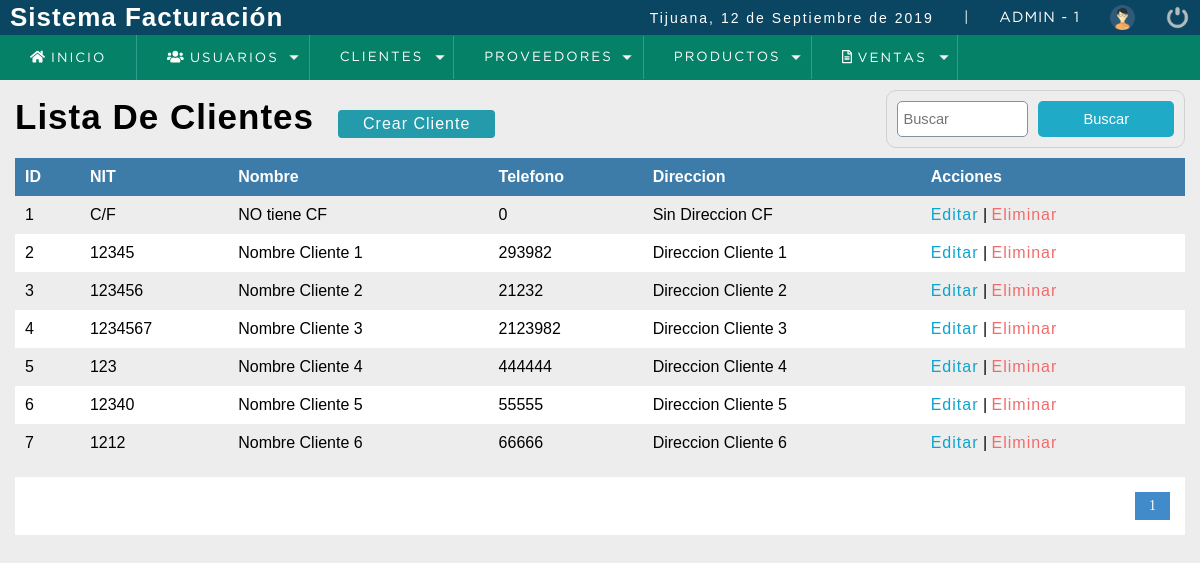
The page /sistema/lista_clientes.php (signed in) on the database its author committed.
### tables this page shows
CREATE TABLE `cliente` (
  `idcliente` int(11) NOT NULL,
  `nit` int(11) DEFAULT NULL,
  `nombre` varchar(80) DEFAULT NULL,
  `telefono` int(11) DEFAULT NULL,
  `direccion` text DEFAULT NULL,
   `dateadd` datetime NOT NULL  DEFAULT CURRENT_TIMESTAMP,  
  `usuario_id` int(11) NOT NULL,
  `estatus` tinyint DEFAULT 1      
);

### sistema/lista_clientes.php (the view, shortened to what this page needs)
<?php
  include "../conexion.php"
?>
<!DOCTYPE html>
<html lang="en">
<head>
	<?php include "includes/script.php"; ?>
</head>
<body>
	<?php include "includes/header.php"; ?>
	<section id="container">
    <h1>Lista De Clientes</h1>
    <a href = "registro_cliente.php" class = "btn_new">Crear Cliente</a>
    <form action="buscar_cliente.php" method="get" class = "form_search">
      <input type="text" name = "busqueda" id="busqueda" placeholder ="Buscar">
      <input type="submit" value = "Buscar" class = "btn_search">
    </form>
    <table>
      <tr>
        <th>ID</th>
        <th>NIT</th>
        <th>Nombre</th>
        <th>Telefono</th>
        <th>Direccion</th>
        <th>Acciones</th>
      </tr>
      <?php
        $sql_registe = mysqli_query($conexion,"SELECT COUNT(*) AS total_registro FROM cliente WHERE  estatus = 1");
        $result_register = mysqli_fetch_array($sql_registe);
        $total_registro = $result_register['total_registro'];
        $por_pagina = 8;
        if(empty($_GET['pagina']))
        {
          $pagina = 1;
        }
        else
        {
          $pagina = $_GET['pagina'];
        }
        $desde = ($pagina-1)*$por_pagina;
        $total_paginas = ceil($total_registro/$por_pagina);
        $query = mysqli_query($conexion,"SELECT * FROM cliente WHERE estatus = 1  ORDER BY nombre ASC LIMIT $desde,$por_pagina");
        $result = mysqli_num_rows($query);
        if ($result > 0)
        {
          while ($data = mysqli_fetch_array($query))
          {
            if ($data["nit"] == 0)
            {
              $nit = 'C/F';
            }
            else
            {
              $nit = $data["nit"];
            }
      ?>
            <tr>
              <td><?php echo $data['idcliente']; ?></td>
              <td><?php echo $nit; ?></td>
              <td><?php echo $data['nombre']; ?></td>
              <td><?php echo $data['telefono']; ?></td>
              <td><?php echo $data['direccion']; ?></td>
              <td>
                <a class ="link_edit" href = "editar_cliente.php?id=<?php echo $data['idcliente']; ?>">Editar</a>
                |
                <?php if ($_SESSION['rol'] == 1 || $_SESSION['rol'] == 2)  { ?>
                  <a class = "link_delete"  href = "eliminar_confirmar_cliente.php?id=<?php echo $data['idcliente']; ?>">Eliminar</a>
                <?php } ?>
              </td>
            </tr>
      <?php
          }
        }
      ?>
    </table>
    <div class = "paginador">
        <ul>
        <?php
            for ($i=1;$i<=$total_paginas;$i++)
            {
              if ($i == $pagina)
              {
                echo '<li class="pageSelected">'.$i.'</li>';
              }
              else
              {
                echo '<li><a href="?pagina='.$i.'">'.$i.'</a></li>';
              }
            }
        ?>
        </ul>
    </div>
	</section>
</body>
</html>

### sistema/css/style.css (style rules this page uses)
* { margin: 0; padding: 0; box-sizing: border-box; }
body { background: #ededed; }
h1, h2, h3, h4, h5, h6 { font-family: 'arial'; font-weight: bold; letter-spacing: 1px; }
h1 { font-size: 26px; }
a { text-decoration: none; font-family: arial; letter-spacing: 1px; }
#container { padding: 90px 15px 15px; }
form { background:#FFF; margin:auto; padding:20px 50px; border: 1px solid #d1d1d1; }
input,select { display:block; width: 100%; font-size:11pt; padding:5px; border:1px solid #85929e; border-radius:5px; }
#container h1 { font-size:35px; display:inline-block; }
.btn_new { display:inline-block; background:#239baa; color:#FFF; padding:5px 25px; border-radius:4px; margin:20px; }
table { border-collapse:collapse; font-size:12pt; font-family:'arial'; width:100%; }
table th { text-align:left; padding:10px; background:#3d7ba8; color:#FFF; }
table tr:nth-child(odd) { background:#FFF; }
table td { padding:10px; }
.link_edit { color:#0ca4ce; }
.link_delete { color:#f26b6b; }
.paginador ul { padding:15px; list-style:none; background:#FFF; margin-top:15px; display:-webkit-flex; display:-moz-flex; display:-ms-flex; display:-o-flex; display:flex; justify-content:flex-end; }
.paginador a, .pageSelected { color:#428bca; border:1px solid #ddd; padding:5px; display:inline-block; font-size:14px; text-align:center; width:35px; }
.pageSelected { color:#FFF; background:#428bca; border:1px solid #428bca; }
.form_search { display:-webkit-flex; display:-moz-flex; display:-ms-flex; display:-o-flex; display:flex; float:right; background:initial; padding:10px; border-radius:10px; }
.form_search .btn_search { background:#1faac8; color:#FFF; padding:10px; border:0; cursor:pointer; margin-left:10px; display:-webkit-flex; display:-moz-flex; display:-ms-flex; display:-o-flex; display:flex; border-radius:5px; }

### rows shown on the page
cliente: idcliente "1", nit "C/F", nombre "NO tiene CF", telefono "0", direccion "Sin Direccion CF"
cliente: idcliente "2", nit "12345", nombre "Nombre Cliente 1", telefono "293982", direccion "Direccion Cliente 1"
cliente: idcliente "3", nit "123456", nombre "Nombre Cliente 2", telefono "21232", direccion "Direccion Cliente 2"
cliente: idcliente "4", nit "1234567", nombre "Nombre Cliente 3", telefono "2123982", direccion "Direccion Cliente 3"
cliente: idcliente "5", nit "123", nombre "Nombre Cliente 4", telefono "444444", direccion "Direccion Cliente 4"
cliente: idcliente "6", nit "12340", nombre "Nombre Cliente 5", telefono "55555", direccion "Direccion Cliente 5"
cliente: idcliente "7", nit "1212", nombre "Nombre Cliente 6", telefono "66666", direccion "Direccion Cliente 6"

### other values the page prints
fechaC() "12 de Septiembre de 2019"
$_SESSION['usuario'] "ADMIN"
$_SESSION['rol'] "1"
